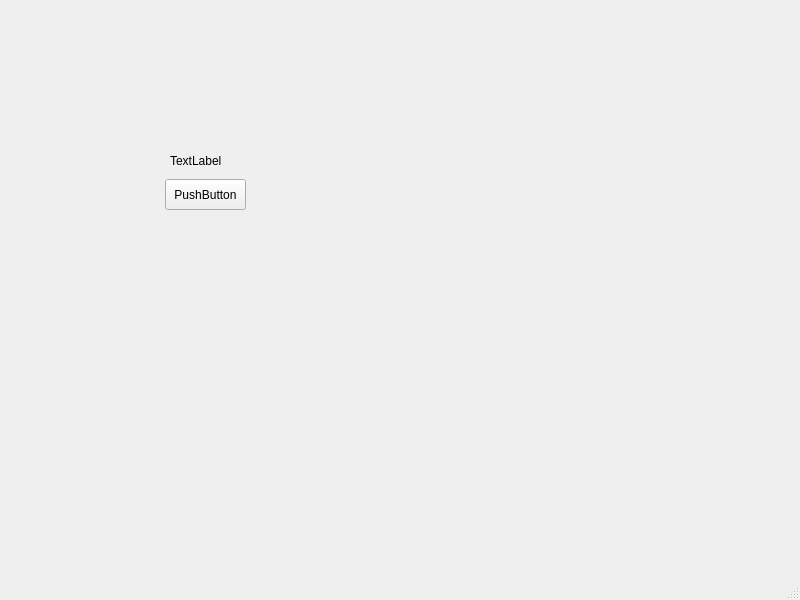
<?xml version="1.0" encoding="UTF-8"?>
<ui version="4.0">
 <class>MainWindow</class>
 <widget class="QMainWindow" name="MainWindow">
  <property name="geometry">
   <rect>
    <x>0</x>
    <y>0</y>
    <width>800</width>
    <height>600</height>
   </rect>
  </property>
  <property name="windowTitle">
   <string>MainWindow</string>
  </property>
  <widget class="QWidget" name="centralwidget">
   <widget class="QPushButton" name="bt">
    <property name="geometry">
     <rect>
      <x>165</x>
      <y>179</y>
      <width>81</width>
      <height>31</height>
     </rect>
    </property>
    <property name="text">
     <string>PushButton</string>
    </property>
   </widget>
   <widget class="QLabel" name="text1">
    <property name="geometry">
     <rect>
      <x>170</x>
      <y>150</y>
      <width>71</width>
      <height>21</height>
     </rect>
    </property>
    <property name="text">
     <string>TextLabel</string>
    </property>
   </widget>
  </widget>
  <widget class="QMenuBar" name="menubar">
   <property name="geometry">
    <rect>
     <x>0</x>
     <y>0</y>
     <width>800</width>
     <height>22</height>
    </rect>
   </property>
  </widget>
  <widget class="QStatusBar" name="statusbar"/>
 </widget>
 <resources/>
 <connections/>
</ui>
